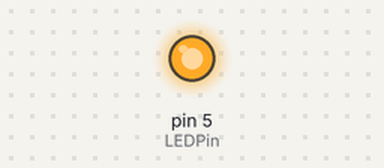
This sketch was run on a simulated Arduino Uno, built with avr-gcc and run on an emulated ATmega328P. Parts: output pins drawn as LEDs (lit = HIGH). Pins used as bus, display or sensor lines are not drawn.

Above: at 10.2 s.
At 12.8 s:
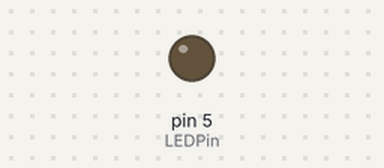
Timing chart, 0 to 16.7 s (numbered marks = the images above):
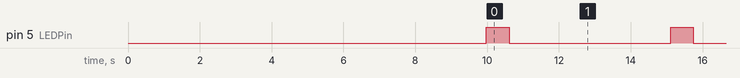

The sketch:

Nikon_TimeLapse.ino
```cpp
// (licence header left out)
  #define LEDPin 5
  #define IRPin 3
  #define FREQ 38400  // IR frequence
  #define LapseTime 5000 //time between each shot in milliseconds. Should be > 500

  //shutter sequence (on,off,on,off ... in microsecond)
  unsigned long sequence[] = {2000,27830,390,1580,410,3580,400,63200,2000,27830,390,1580,410,3580,400,0};
  int seq_l;

  //oscd is a delay in microsecond used at each oscillation.
  int oscd;

  void oscillate(int pin, unsigned long n, int shine){
    int ir_status=0;
    while(n>0){
      n--;
      delayMicroseconds(oscd);
      ir_status  =  !ir_status;
      digitalWrite(pin,  ir_status && shine);
    }
  }

  void snap(){
    int i;
    for(i=0;i<seq_l;i++){
      oscillate(IRPin, sequence[i], i%2==0);
    }
    digitalWrite(IRPin,  0);
  }

  void setup() {
    int min=1, max=100, i;
    int last_oscd=0;
    unsigned long before, intervalle;
    oscd=max;

    seq_l = sizeof(sequence)/sizeof(unsigned long);

    pinMode(LEDPin, OUTPUT);
    pinMode(IRPin, OUTPUT);

    //this "while" will process the best "oscd"
    while(last_oscd!=oscd){
      last_oscd=oscd;
      oscd=(min+max)>>1;

      before=millis();
      oscillate(IRPin, FREQ, 1);
      intervalle=millis()-before;

      if(intervalle >= 1000) max=oscd;
      else min=oscd;
    }

    //rewrite the sequence array, we replace all values in microsecond by the number of oscillation
    for(i=0;i<seq_l;i++){
      sequence[i] = (sequence[i] * FREQ) / (intervalle * 1000);
    }
  }


  void loop() {
    digitalWrite(LEDPin, HIGH);
    snap();
    delay(500);
    digitalWrite(LEDPin, LOW);
    delay(LapseTime-500);
  }
```

Measured:
- by itself, pin 5 (LEDPin): alternates HIGH for 0.64 s and LOW for 4.5 s
